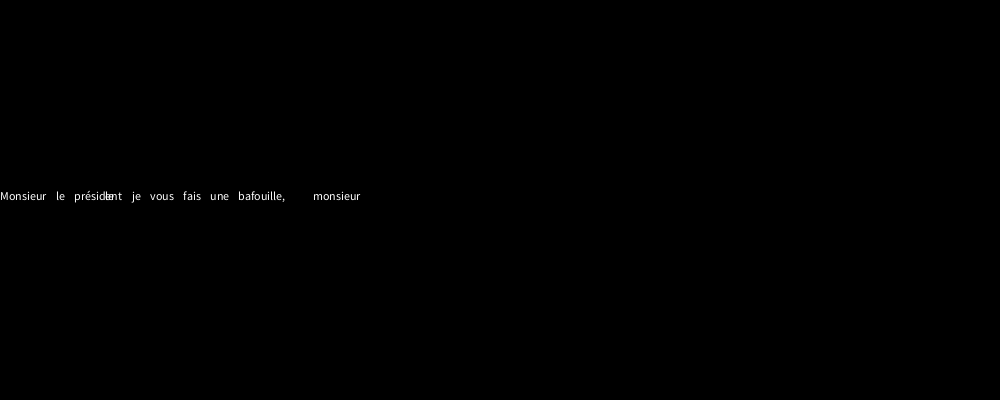
Frame 1 (no input)
Frame 60 (the mouse pressed at the canvas centre just before this capture): identical to frame 1, image omitted
Frame 120 (the mouse held since frame 60 and released just before this capture): identical to frame 1, image omitted

The Processing sketch that drew this single still picture (run headless with seeded random() and noise(); from frame 60 on, the mouse is pressed at the canvas centre):

// Processing sketch: exoString_02
// ── exoString_02.pde
String paragraphe = "Monsieur le président je vous fais une bafouille, le monsieur";
String[] words;
int nbMots;
Type[] myType;

int marge = 100;
int space = 100;

void setup()
{
  size(1000, 400, JAVA2D);
  smooth();

  words = paragraphe.split(" ");
  nbMots = words.length;
  myType = new Type[nbMots];
  
  for (int i=0; i<myType.length; i++)
  {
    int index = paragraphe.indexOf(words[i]);
    String subStr = paragraphe.substring(0, index);
    float position = textWidth(subStr)+i*7;
    //println(position+space);
    println("index = "+index+ " i = "+i);
    println("subStr.length() "+subStr.length());
    println("words["+i+"] : "+words[i]+"    subStr : "+subStr);
    myType[i] = new Type(words[i], position, height/2);
  }
}

void draw()
{
  background(0);


  for (int i=0; i<myType.length; i++)
  {
    myType[i].display();
  }
}


// ── particules.pde
class Type
{

  String word;
  float x;
  float y;
  float z;

  float vy;
  boolean etat= false;


  Type(String _word, float _x, float _y)
  {
    //split Mot
    this.word = _word;

    this.x = _x;
    this.y = _y;
    this.vy = word.length()*2;
  }

  void display()
  {

    motion();

    textAlign(LEFT);
    text(word, this.x, this.y);
  }



  void motion()
  {
    if (key == 'a')
    {
      etat = true;
    }

    if (etat==true)
    {
      this.y+=this.vy;
    }
    else 
    {
      this.y=this.y;
    }
    
    //percussion mur bas
     if(this.y>=height)
    {
      this.y=height;
    }
  }
}
